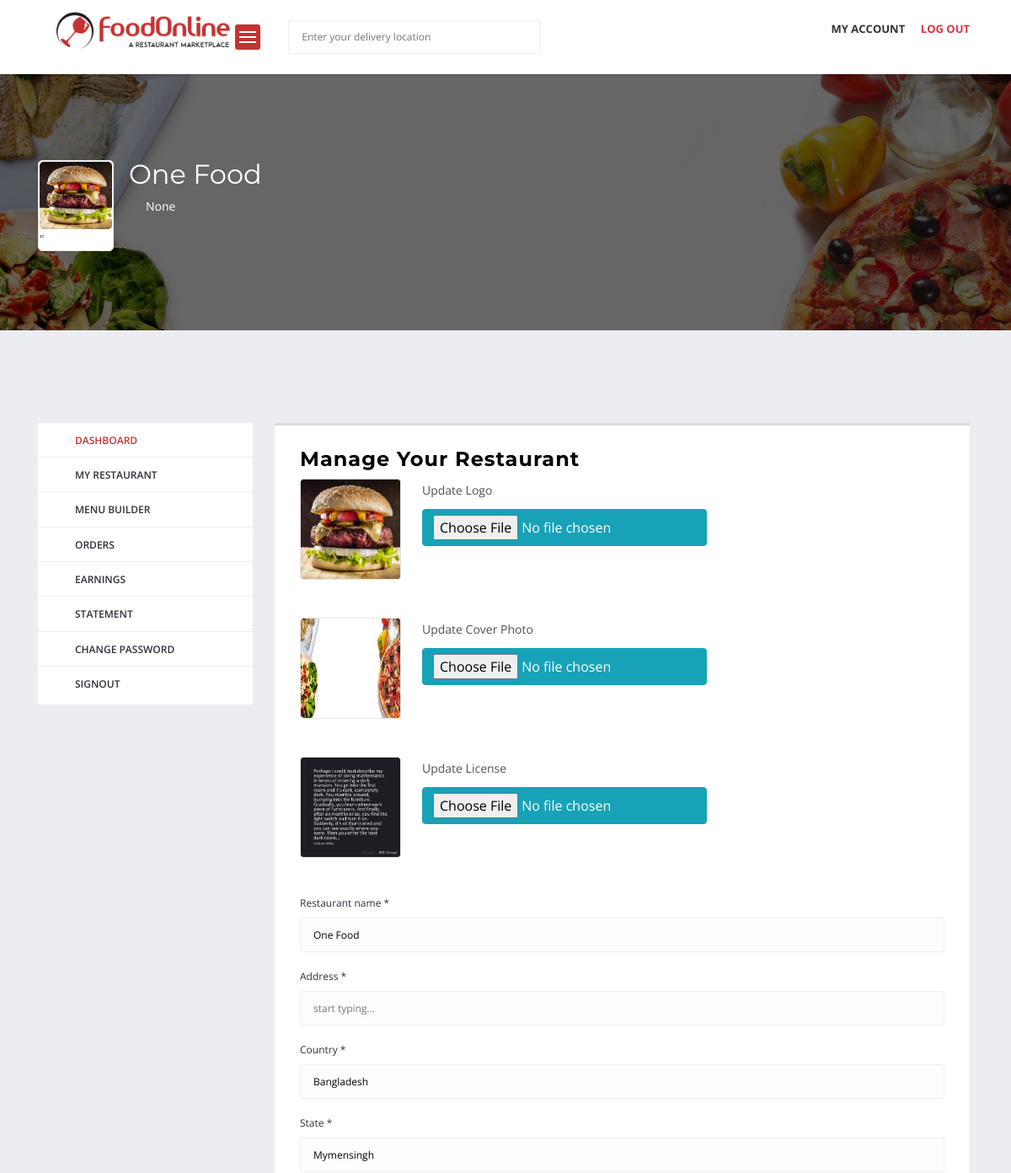
/vendor/profile/ (signed in, upper part), run on an earlier commit of the app's database.
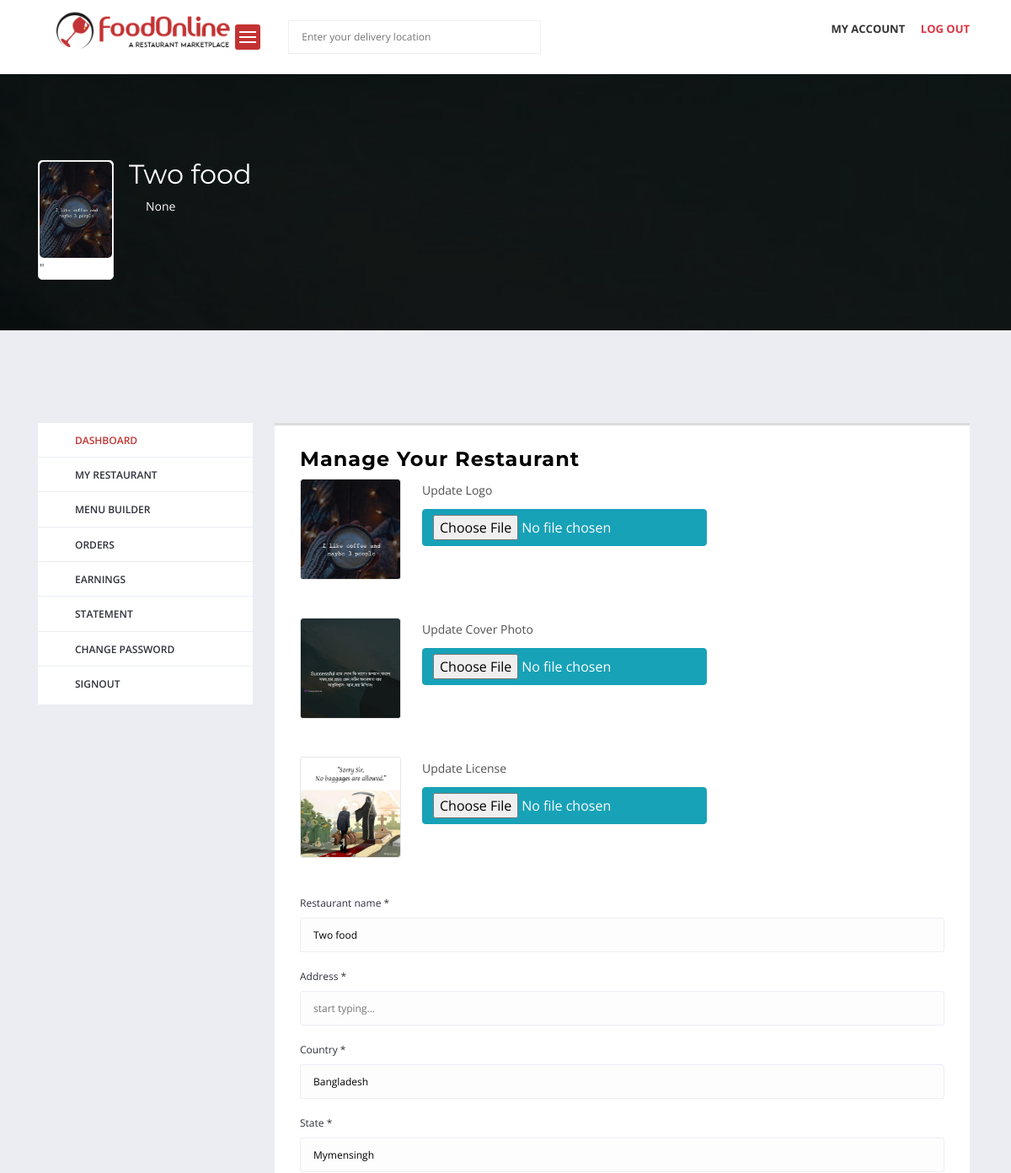
And on a later commit of the database.
### vendor/models.py (models this page shows, shortened)
class Vendor(models.Model):
    vendor_user=models.OneToOneField(User, related_name='vendor_user',
                              on_delete=models.CASCADE)
    vendor_user_profile=models.OneToOneField(UserProfile,related_name='vendor_user_profile',
                                      on_delete=models.CASCADE)
    vendor_name=models.CharField(max_length=50)
    vendor_license=models.ImageField(upload_to='vendor/license')
    is_approved=models.BooleanField(default=False)
    created_at=models.DateTimeField(auto_now_add=True)
    modified_at=models.DateTimeField(auto_now=True)

### accounts/models.py (models this page shows, shortened)
class UserProfile(models.Model):
    user= models.OneToOneField(User, on_delete=models.CASCADE, related_name='user')
    profile_picture=models.ImageField(upload_to='user/profile_picture',blank=True,null=True)
    cover_photo=models.ImageField(upload_to='user/cover_picture',blank=True,null=True)
    address=models.CharField(max_length=500,blank=True,null=True)
    country=models.CharField(max_length=50, blank=True,null=True)
    state=models.CharField(max_length=50, blank=True,null=True)
    city=models.CharField(max_length=50, blank=True,null=True)
    pin_code=models.CharField(max_length=10, blank=True,null=True)
    latitude=models.CharField(max_length=50, blank=True,null=True)
    longitute=models.CharField(max_length=50, blank=True,null=True)
    created_at=models.DateTimeField(auto_now_add=True)
    modify_at=models.DateTimeField(auto_now=True)

### vendor/views.py (the view)
# urls.py: path('profile/', views.vprofile, name='vprofile'),
@login_required(login_url='login')
@user_passes_test(check_vendor_role)
def vprofile(request):
    profile=get_object_or_404(UserProfile, user=request.user)
    vendor_profile=get_object_or_404(Vendor, vendor_user=request.user)
    if request.method=='POST':
        profile_form=Vendfor_Profile_Form(request.POST, request.FILES, instance=profile)
        vendor_form=vendorForm(request.POST, request.FILES, instance=vendor_profile)
        if profile_form.is_valid() and vendor_form.is_valid():
            profile_form.save()
            vendor_form.save()
            return redirect('vprofile')
        else:
            print(profile_form.errors)
            print(vendor_form.errors)
    else:
        profile_form=Vendfor_Profile_Form(instance=profile)
        vendor_form=vendorForm(instance=vendor_profile)
    context={
        'profile_form':profile_form,
        'vendor_form':vendor_form,
        'profile':profile,
        'vendor_profile':vendor_profile,
    }
    return render(request, 'vendor/vprofile.html',context)

### accounts/forms.py
class Vendfor_Profile_Form(forms.ModelForm):
    profile_picture=forms.FileField(widget=forms.FileInput(attrs={'class':'btn btn-info'}),validators=[allow_only_image])
    cover_photo=forms.FileField(widget=forms.FileInput(attrs={'class':'btn btn-info'}),validators=[allow_only_image])
    address=forms.CharField(widget=forms.TextInput(attrs={'placeholder':'start typing...', 'required': 'required'}))
    class Meta:
        model=UserProfile
        fields=('profile_picture','cover_photo', 'address',
                'country','state','city',
                'pin_code','latitude','longitute',)
    def __init__(self, *args, **kwargs):
        super(Vendfor_Profile_Form,self).__init__(*args, **kwargs)
        for field in self.fields:
            if field=='latitude' or field=='longitute':
                self.fields[field].widget.attrs['readonly']='readonly'

### vendor/forms.py
class vendorForm(forms.ModelForm):
    vendor_license=forms.FileField(widget=forms.FileInput(attrs={'class':'btn btn-info'}), validators=[allow_only_image])
    class Meta:
        model=Vendor
        fields=['vendor_name', 'vendor_license']

### templates/vendor/vprofile.html (shortened to what the changed rows need)
{% extends 'base.html' %}
{% load static %}
{% block content %}
<div class="main-section">
    {% include 'includes/cover.html' %}
     <div class="page-section account-header buyer-logged-in">
         <div class="container">
             <div class="row">
                 <div class="col-lg-9 col-md-9 col-sm-12 col-xs-12">
                     <div class="user-dashboard loader-holder">
                         <div class="user-holder">
                            <h2>Manage Your Restaurant</h2>
                            <form action="{% url 'vprofile' %}" method="POST" enctype="multipart/form-data">
                                <div class="form-fields-set">
                                    <ul>
                                        <li>
                                            <div class="row">
                                                <div class="col-lg-12 col-md-12 col-sm-12 col-xs-12">
                                                    <div class="restaurant-info">
                                                        <div class="img-holder">
                                                            <ul class="foodbakery-gallery-holder">
                                                                <li class="gal-img">
                                                                    <div class="drag-list">
                                                                        <div class="item-thumb">
                                                                            {% if profile.profile_picture %}
                                                                            <img class="thumbnail" src="{{ profile.profile_picture.url }}" alt="">
                                                                            {% else %}
                                                                            <img src="{% static 'images/de_cover.jpg' %}">
                                                                            {% endif %}
                                                                        </div>
                                                                    </div>
                                                                </li>
                                                            </ul>
                                                        </div>
                                                        <div class="text-holder">
                                                            <div class="upload-gallery">
                                                                {{profile_form.profile_picture}}
                                                            </div>
                                                        </div>
                                                    </div>
                                                </div>
                                                <div class="col-lg-12 col-md-12 col-sm-12 col-xs-12">
                                                    <div class="restaurant-info">
                                                        <div class="img-holder">
                                                            <ul class="foodbakery-gallery-holder">
                                                                <li class="gal-img">
                                                                    <div class="drag-list">
                                                                        <div class="item-thumb">
                                                                            {% if profile.cover_photo %}
                                                                            <img class="thumbnail" src="{{ profile.cover_photo.url }}" alt="">
                                                                            {% else %}
                                                                            <img src="{% static 'images/de_cover.jpg' %}">
                                                                            {% endif %}
                                                                        </div>
                                                                    </div>
                                                                </li>
                                                            </ul>
                                                        </div>
                                                        <div class="text-holder">
                                                            <div class="upload-gallery">
                                                                {{profile_form.cover_photo}}
                                                            </div>
                                                        </div>
                                                    </div>
                                                </div>
                                                <div class="col-lg-12 col-md-12 col-sm-12 col-xs-12">
                                                    <div class="restaurant-info">
                                                        <div class="img-holder">
                                                            <ul class="foodbakery-gallery-holder">
                                                                <li class="gal-img">
                                                                    <div class="drag-list">
                                                                        <div class="item-thumb">
                                                                            <img class="thumbnail" src="{{ vendor_profile.vendor_license.url }}" alt="">
                                                                        </div>
                                                                    </div>
                                                                </li>
                                                            </ul>
                                                        </div>
                                                        <div class="text-holder">
                                                            <div class="upload-gallery">
                                                                {{vendor_form.vendor_license}}
                                                            </div>
                                                        </div>
                                                    </div>
                                                </div>
                                                <div class="col-lg-12 col-md-12 col-sm-12 col-xs-12">
                                                    <div class="field-holder">
                                                        <label>Restaurant name *</label>
                                                        {{vendor_form.vendor_name}}
                                                    </div>
                                                </div>
                                                <div class="col-lg-12 col-md-12 col-sm-12 col-xs-12">
                                                    <div class="field-holder">
                                                        <label>Address *</label>
                                                        {{profile_form.address}}
                                                    </div>
                                                </div>
                                                <div class="col-lg-12 col-md-12 col-sm-12 col-xs-12">
                                                    <div class="field-holder">
                                                        <label>Country *</label>
                                                        {{profile_form.country}}
                                                    </div>
                                                </div>
                                                <div class="col-lg-12 col-md-12 col-sm-12 col-xs-12">
                                                    <div class="field-holder">
                                                        <label>State *</label>
                                                        {{profile_form.state}}
                                                    </div>
                                                </div>
                                            </div>
                                        </li>
                                    </ul>
                                </div>
                            </form>
                         </div>
                     </div>
                 </div>
             </div>
         </div>
     </div>
 </div>
{% endblock content %}

### templates/includes/cover.html
{% load static %}
<div class="page-section restaurant-detail-image-section" style=" background: url({% if vendor.vendor_user_profile.cover_photo %}{{ vendor.vendor_user_profile.cover_photo.url }} {% else %}{% static 'images/de_cover.jpg' %} {% endif %} ) no-repeat scroll 0 0 / cover;">
    <div class="container">
        <div class="row">
            <div class="col-lg-12 col-md-12 col-sm-12 col-xs-12">
                <div class="company-info-detail">
                    <div class="company-info">
                        <div class="img-holder">
                            <figure>
                                {% if vendor.vendor_user_profile.profile_picture %}
                                <img src="{{ vendor.vendor_user_profile.profile_picture.url }}"alt="">
                                {% else %}
                                {% static 'images/de_cover.jpg' %}
                                 {% endif %}"
                            </figure>
                        </div>
                        <div class="text-holder">
                            <span class="restaurant-title">{{vendor.vendor_name}}</span>
                            <div class="text">
                                <i class="icon-location"></i>
                                <p>{{vendor.vendor_user_profile.address}}</p>
                            </div>
                        </div>
                    </div>
                </div>
            </div>
        </div>
    </div>
</div>

What changed in the data, as far as the page shows it:
changed Vendor "None": vendor_user_profile.cover_photo: a different picture; vendor_user_profile.profile_picture: picture added in place of a placeholder; vendor_name "One Food" → "Two food"; vendor_license: a different picture
changed UserProfile "Bangladesh": profile_picture: picture added in place of a placeholder; cover_photo: a different picture
